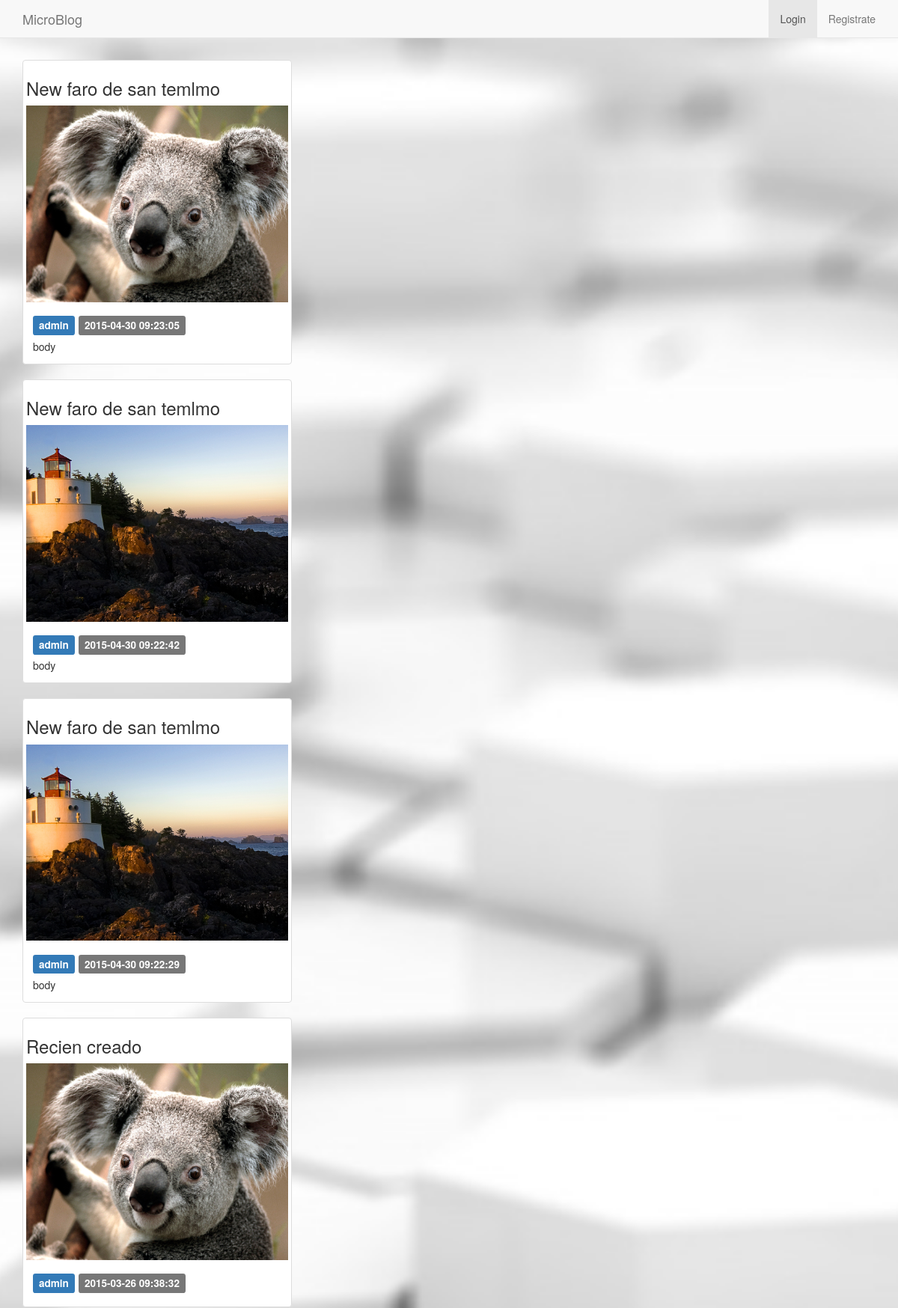
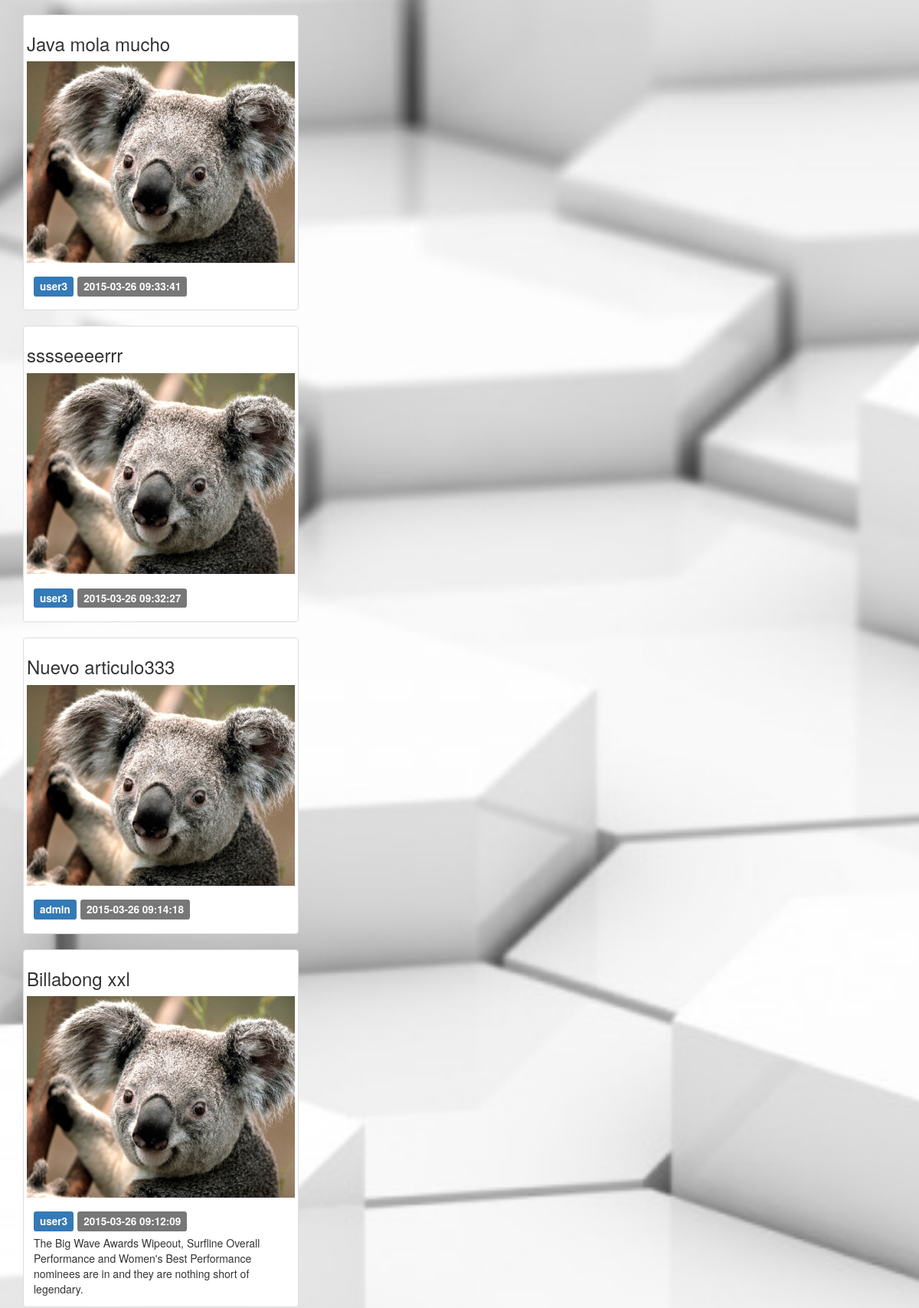
The page / (upper part) on the database its author committed (2 pictures, top to bottom).
### tables this page shows
CREATE TABLE IF NOT EXISTS `articulo` (
  `id` int(11) NOT NULL AUTO_INCREMENT,
  `fecha` timestamp NULL DEFAULT CURRENT_TIMESTAMP COMMENT 'fecha del artículo',
  `titulo` varchar(250) NOT NULL DEFAULT 'Sin titulo' COMMENT 'título del articulo',
  `contenido` text NOT NULL,
  `id_usuario` int(11) NOT NULL,
  `foto` varchar(535) NOT NULL,
  PRIMARY KEY (`id`),
  KEY `id_usuario` (`id_usuario`)
);

CREATE TABLE IF NOT EXISTS `usuario` (
  `id` int(11) NOT NULL AUTO_INCREMENT,
  `email` varchar(250) NOT NULL,
  `password` varchar(50) NOT NULL,
  `nombre` varchar(250) NOT NULL,
  `rol` int(1) NOT NULL DEFAULT '1' COMMENT '0=Administrador  1=usuario',
  PRIMARY KEY (`id`),
  UNIQUE KEY `email` (`email`)
);

### index.php (called while the page is built, shortened)
<?php
require_once 'core/Database.php';
require_once 'backoffice/articulo/modelo.php';
$articulos = getArticulos();
require 'html/public/vista.php';
?>

### core/Database.php (called while the page is built, shortened)
<?php
class Database{
	private $db_host = "localhost";
	private $db_user = "root";
	private $db_pass = "";
	private $db_name = "mb15";
	private $con = false;
	private $result = array();
	public function connect(){
		if(!$this->con){
			$myconn = @mysql_connect($this->db_host,$this->db_user,$this->db_pass);
            if($myconn){
            	$seldb = @mysql_select_db($this->db_name,$myconn);
                if($seldb){
                	$this->con = true;
                    return true;
                }else{
                	array_push($this->result,mysql_error());
                    return false;
                }
            }else{
            	array_push($this->result,mysql_error());
                return false;
            }
        }else{
            return true;
        }
	}
    public function disconnect(){
    	if($this->con){
    		if(@mysql_close()){
    			$this->con = false;
				return true;
			}else{
				return false;
			}
		}
    }
	public function sql($sql){
		$query = @mysql_query($sql);
		if($query){
			$this->numResults = mysql_num_rows($query);
			for($i = 0; $i < $this->numResults; $i++){
				$r = mysql_fetch_array($query);
               	$key = array_keys($r);
               	for($x = 0; $x < count($key); $x++){
                   	if(!is_int($key[$x])){
                   		if(mysql_num_rows($query) >= 1){
                   			$this->result[$i][$key[$x]] = $r[$key[$x]];
						}else{
							$this->result = null;
						}
					}
				}
			}
			return true;
		}else{
			array_push($this->result,mysql_error());
			return false;
		}
	}
    public function getResult(){
        $val = $this->result;
        $this->result = array();
        return $val;
    }
}

### backoffice/articulo/modelo.php (called while the page is built, shortened)
<?php
	function getArticulos( $limit=10 , $id_usuario=null)
	{
		$sql = "SELECT a.id , titulo, id_usuario, nombre , fecha, contenido, nombre, foto FROM `articulo` as a , `usuario` as u WHERE a.id_usuario = u.id ORDER BY fecha DESC";
		$db = new Database();
		$db->connect();
		$where = '';
		$db->sql( $sql.$where );
		$res = $db->getResult();
		return $res;
	}
?>

### html/public/vista.php (the view, shortened to what this page needs)
<!DOCTYPE html>
<html lang="en">
  <head>
    <link href="html/public/css/bootstrap.min.css" rel="stylesheet">
    <link href="html/public/css/custom.css" rel="stylesheet">
  </head>
  <body>
    <nav class="navbar navbar-default navbar-fixed-top">
      <div class="container">
      	<div class="navbar-header">
          <a class="navbar-brand" href="#">MicroBlog</a>
        </div>
        <div id="navbar" class="collapse navbar-collapse navbar-right">
        	<ul class="nav navbar-nav navbar-right">
	         	<?php if ( isset($perfil)){?>
	         		<li>
	         			<a href="<?php echo(CONTROLLER_ARTICULO);?>?op=<?php echo(OP_DETALLE);?>"><i class="fa fa-plus-circle fa-fw"></i>Nuevo Articulo</a>
	         		</li>
	         		<li>
	         			<a href="<?php echo CONTROLLER_ARTICULO ?>"><span class="label label-info"> <?php echo $perfil['nombre']; ?> </span></a>
					</li>
				<?php } else { ?>
					<li class="active" >
						<a href="html/login.php"> Login </a>
					</li>
					<li>
						<a href="html/registro.php"> Registrate </a>
					</li>
				<?php }  ?>
			</ul>
        </div>
      </div>
    </nav>
    <div class="container">
	   	<br><br><br><br>
	   	<?php
	   	foreach ($articulos as $art ) { ?>
		   	<div class="row">
			  <div class="col-sm-6 col-md-4">
			    <div class="thumbnail">
			      <h3><?php echo $art['titulo']?></h3>
			      <?php if ($art['foto'] !="" ){
			      		echo "<img src='". IMAGES.$art['foto'] ."' alt='foto'>";
			      }else{
			      		echo "<img src='html/public/images/foto.svg' alt='foto por defecto'>";
					}?>
			      <div class="caption">
			        <h4>
			        	<span class="label label-primary"><?php echo $art['nombre']?></span>
			        	<span class="label label-default"><?php echo $art['fecha']?></span>
			        </h4>
			        <div class="content_text">
			            <?php echo $art['contenido']?>
			        </div>
			      </div>
			    </div>
			  </div>
			</div>
	   	<?php } ?>
  </body>
</html>

### html/public/css/custom.css (style rules this page uses)
body { background: url('../images/back.jpg') no-repeat center center fixed; -webkit-background-size: cover; -moz-background-size: cover; -o-background-size: cover; background-size: cover; }

### rows shown on the page
articulo: titulo "New faro de san temlmo", foto (picture), id_usuario.nombre "admin", fecha "2015-04-30 09:23:05", contenido "body"
articulo: titulo "New faro de san temlmo", foto (picture), id_usuario.nombre "admin", fecha "2015-04-30 09:22:42", contenido "body"
articulo: titulo "New faro de san temlmo", foto (picture), id_usuario.nombre "admin", fecha "2015-04-30 09:22:29", contenido "body"
articulo: titulo "Recien creado", foto (picture), id_usuario.nombre "admin", fecha "2015-03-26 09:38:32"
articulo: titulo "Java mola mucho", foto (picture), id_usuario.nombre "user3", fecha "2015-03-26 09:33:41"
articulo: titulo "sssseeeerrr", foto (picture), id_usuario.nombre "user3", fecha "2015-03-26 09:32:27"
articulo: titulo "Nuevo articulo333", foto (picture), id_usuario.nombre "admin", fecha "2015-03-26 09:14:18"
articulo: titulo "Billabong xxl", foto (picture), id_usuario.nombre "user3", fecha "2015-03-26 09:12:09", contenido "The Big Wave Awards Wipeout, Surfline Overall Performance and Women's Best Performance nominees are in and they are nothing short of legendary."
